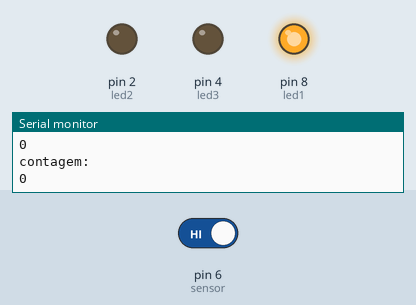
The sketch below on a simulated Arduino Uno, built with avr-gcc and run on an emulated ATmega328P. On the bench: output pins drawn as LEDs (lit = HIGH), the last lines printed to the serial monitor. Dashed ring = blinking. The test bench sets the inputs (shaded band); at power-on: pin 6 (sensor) HIGH.

Above: at 1.2 s.
1.3 s: pin 6 (sensor) driven LOW
At 4.2 s:
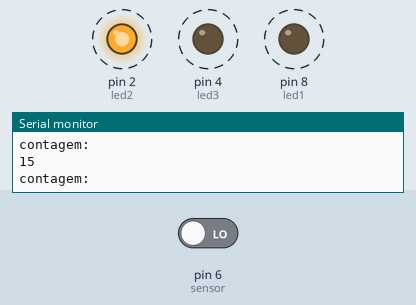
4.3 s: pin 6 (sensor) driven HIGH
At 4.9 s:
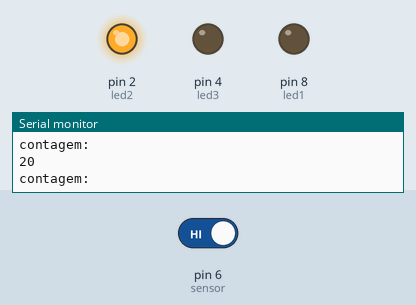
Timing chart, 0 to 7.3 s (numbered marks = the images above; inputs shaded):
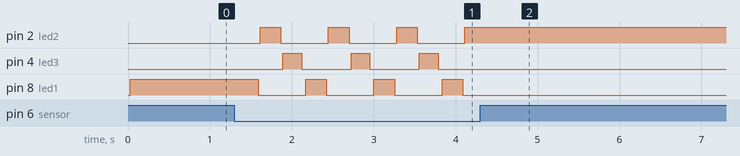

The sketch:

trabalho7.ino
```cpp
int led1 = 8;
int led2 = 2;
int led3 = 4;
int sensor = 6;
int addcount;
void setup() {
 pinMode(led1, OUTPUT);
 pinMode(led2, OUTPUT);
 pinMode(led3, OUTPUT);
 pinMode(sensor, INPUT);
 Serial.begin(9600);
}

void loop() {
  sensor = digitalRead(6);
  if (sensor == 0)
  {
    addcount++;
  }
    Serial.println("contagem: ");
    Serial.println(addcount, DEC);
    delay(25);
    if (addcount >= 0 && addcount <11)
    {
      digitalWrite(led1, HIGH);
    }
  else
    {
      digitalWrite(led1, LOW);
    }
      if (addcount >=12 && addcount <22)
      {
      digitalWrite(led2, HIGH);
      }
      else
    {
      digitalWrite(led2, LOW);
    }
        if (addcount >= 23 && addcount <32)
          {
          digitalWrite(led3, HIGH);
          }
          else
          {
          digitalWrite(led3, LOW);
          }
        if (addcount >= 33)
        {
          addcount = 0;
        }
}
```

Measured:
- after the input at 1.3 s, pin 2 (led2): alternates HIGH for 0.25 s and LOW for 0.58 s, starting after 0.31 s; pin 4 (led3): alternates HIGH for 0.23 s and LOW for 0.61 s, starting after 0.59 s; pin 8 (led1): alternates HIGH for 0.25 s and LOW for 0.58 s, starting after 0.29 s
- after the input at 4.3 s, pin 2 (led2): stops changing and stays HIGH; pin 4 (led3), pin 8 (led1): stops changing and stays LOW
